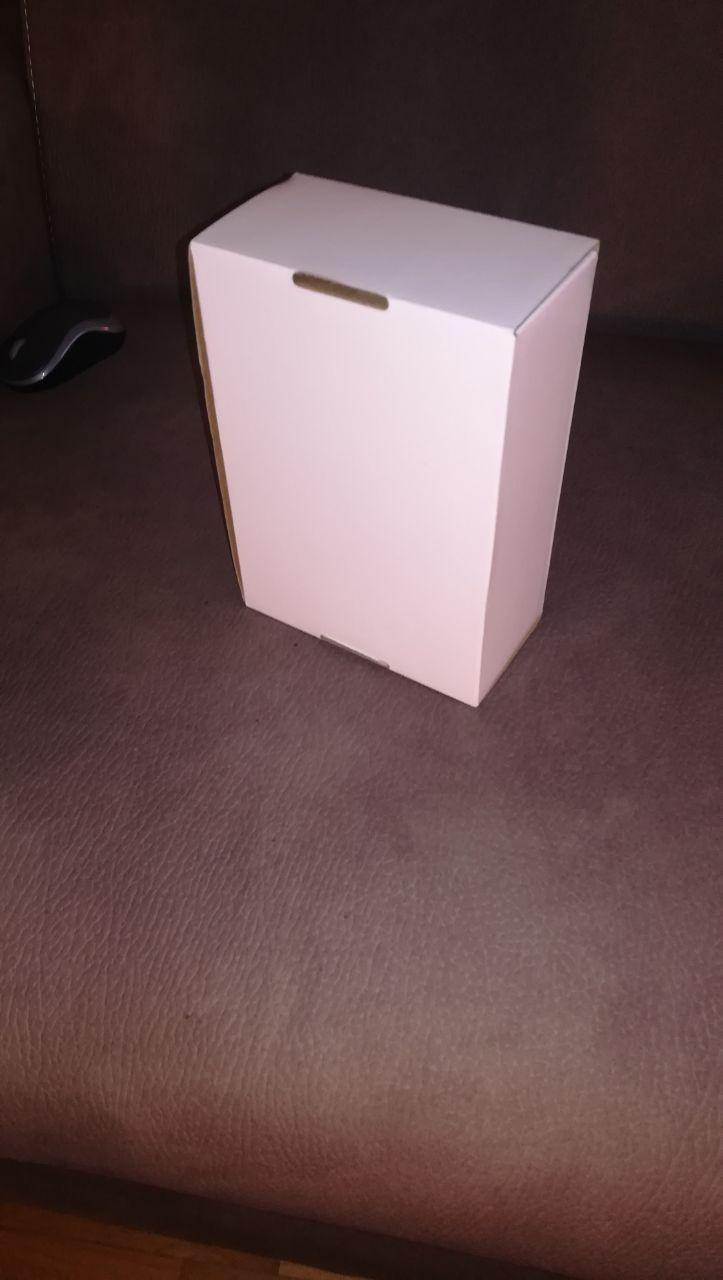
#> input picture 1-box/body/box3.jpg, 723 x 1280 px
$ jupyter execute adaptive_color_mask.ipynb
#> lines starting #> are read from the running program, lines starting #| are printed output that depends on the picture
[cell 1]
#:https://stackoverflow.com/questions/10948589/choosing-the-correct-upper-and-lower-hsv-boundaries-for-color-detection-withcv/48367205#48367205
import cv2
import numpy as np
from matplotlib import pyplot as plt
debug=0

image=cv2.cvtColor(cv2.imread('body/box3.jpg'),cv2.COLOR_BGR2RGB)

if debug:
    plt.imshow(image)
    plt.show()

#channel split
imager,imageg,imageb = cv2.split(image)
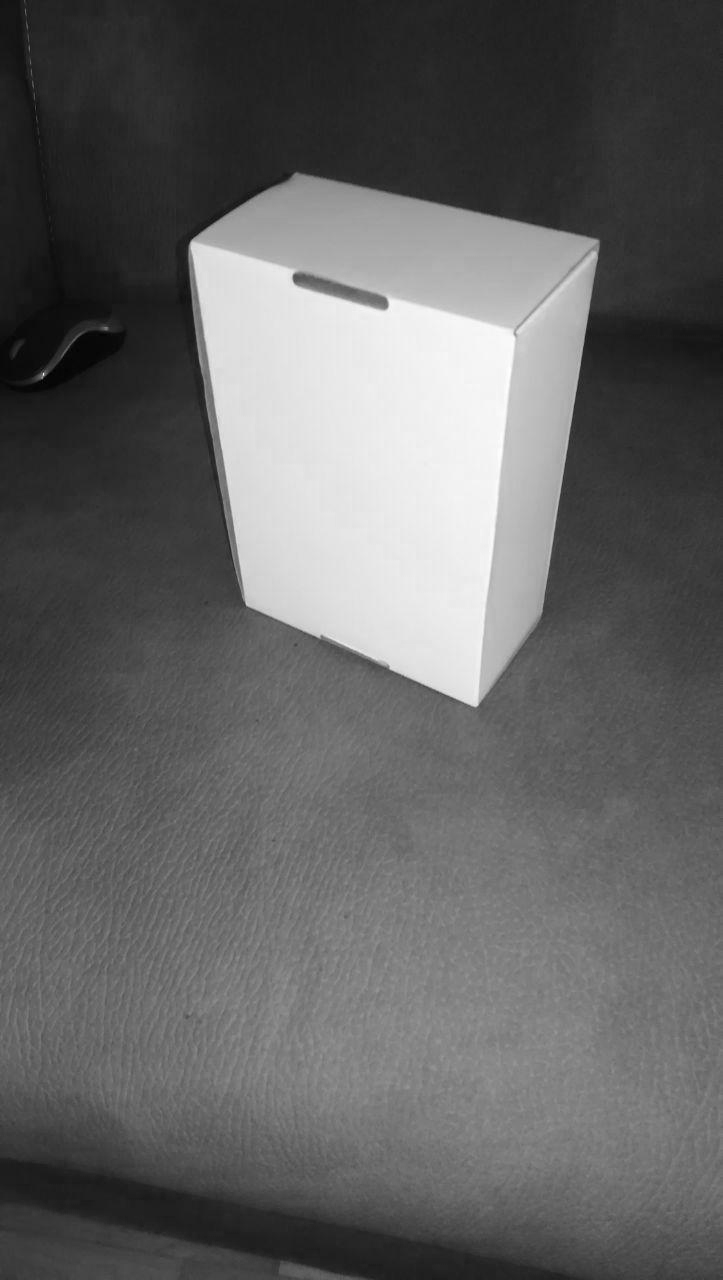
#> imager: shape (1280, 723); min 0, max 255, mean 99.4
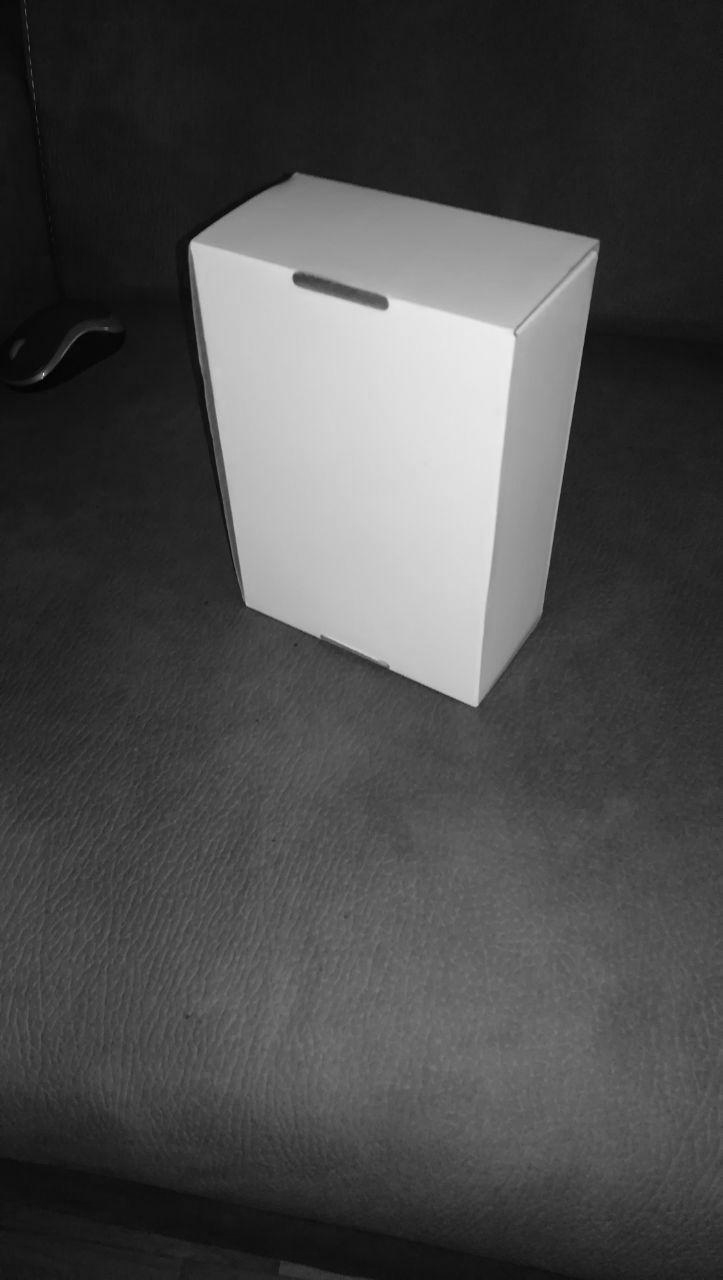
#> imageg: shape (1280, 723); min 0, max 253, mean 75.6

if debug:
    plt.imshow(imager,cmap='gray')
    plt.show()
    plt.imshow(imageg,cmap='gray')
    plt.show()
    plt.imshow(imageb,cmap='gray')
    plt.show()

#channel histograms
histr,_ = np.histogram(imager,256,[0,256])#may use imager.flatte()
#> histr = 256 values, max 16886 at index 35, min 1 at index 0, mean 3615
histg,_ = np.histogram(imageg,256,[0,256])
#> histg = 256 values, max 22140 at index 28, min 0 at index 239, mean 3615
histb,_ = np.histogram(imageb,256,[0,256])
#> histb = 256 values, max 19665 at index 24, min 0 at index 252, mean 3615
if debug:
    plt.plot(histr,color = 'r')
    plt.plot(histg,color = 'g')
    plt.plot(histb,color = 'b')
    plt.show()

#channel merging
#image=cv2.merge((r,g,b)) or (b,g,r)

$ run again, with 1-box/body/box2.jpg copied over 1-box/body/box3.jpg
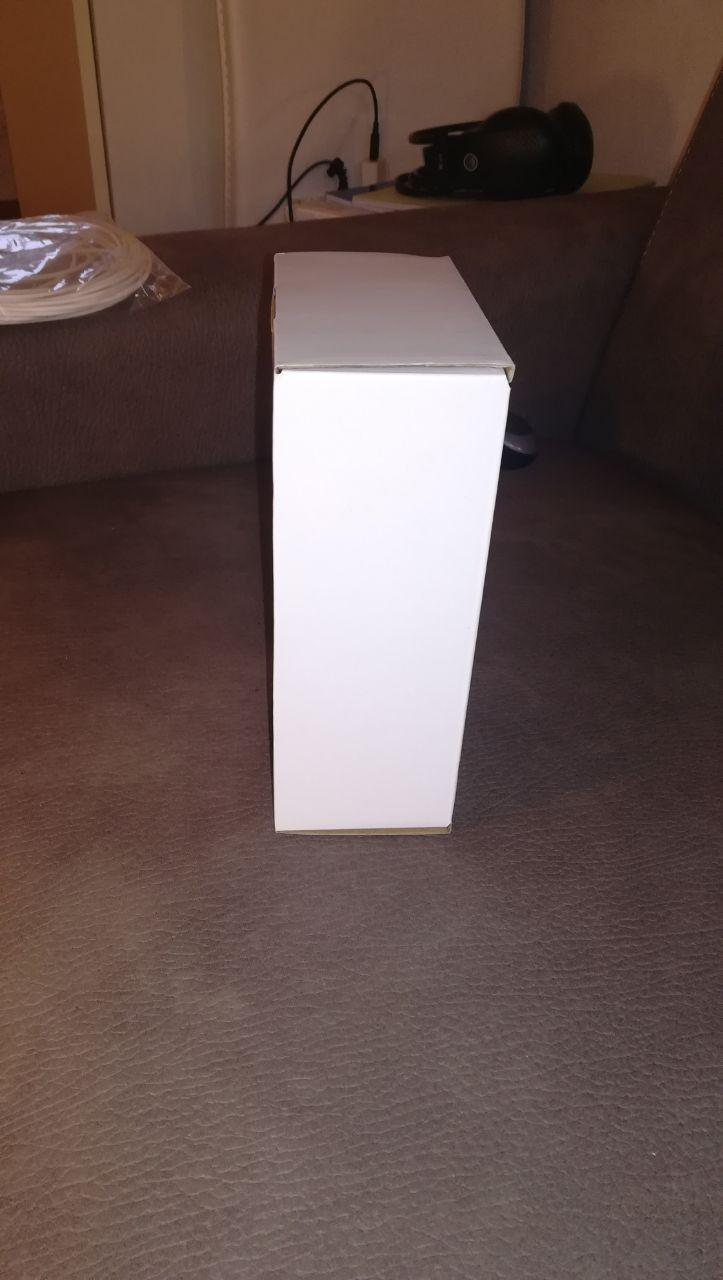
#> input picture 1-box/body/box2.jpg, 723 x 1280 px
#> `imager,imageg,imageb = cv2.split(image)`:
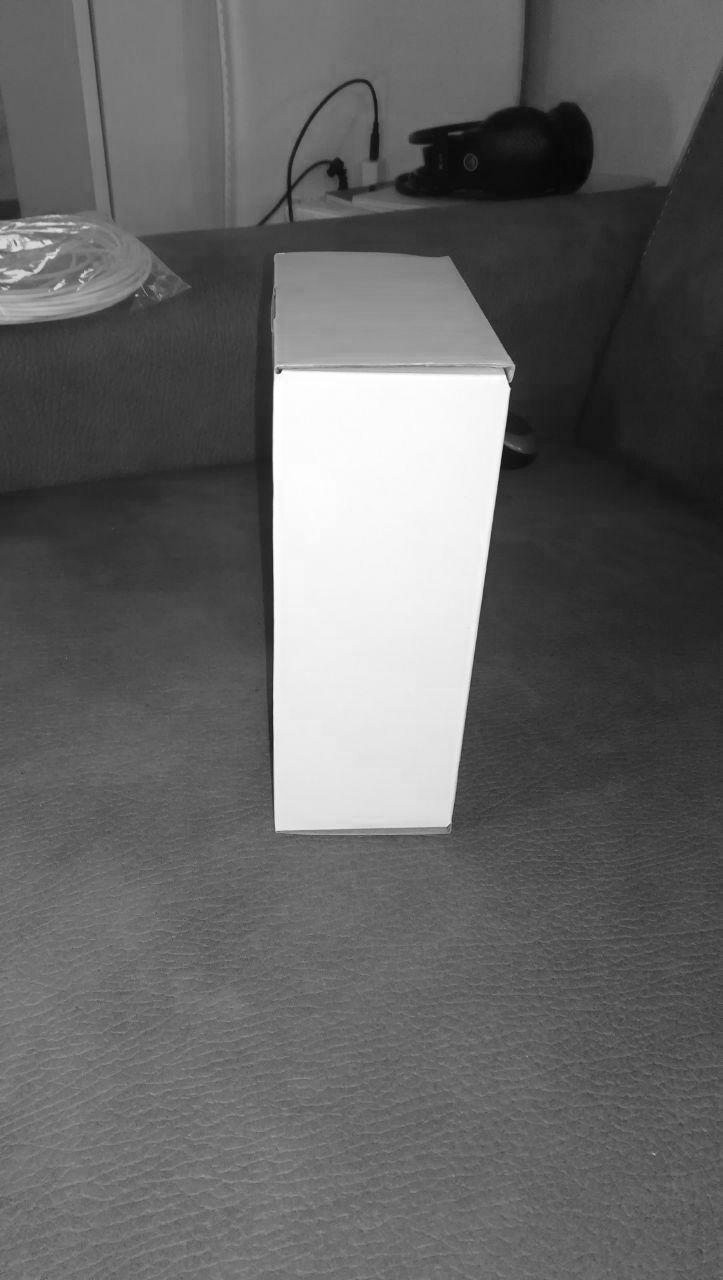
#> imager: shape (1280, 723); min 4, max 255, mean 101.3
#> `imager,imageg,imageb = cv2.split(image)`:
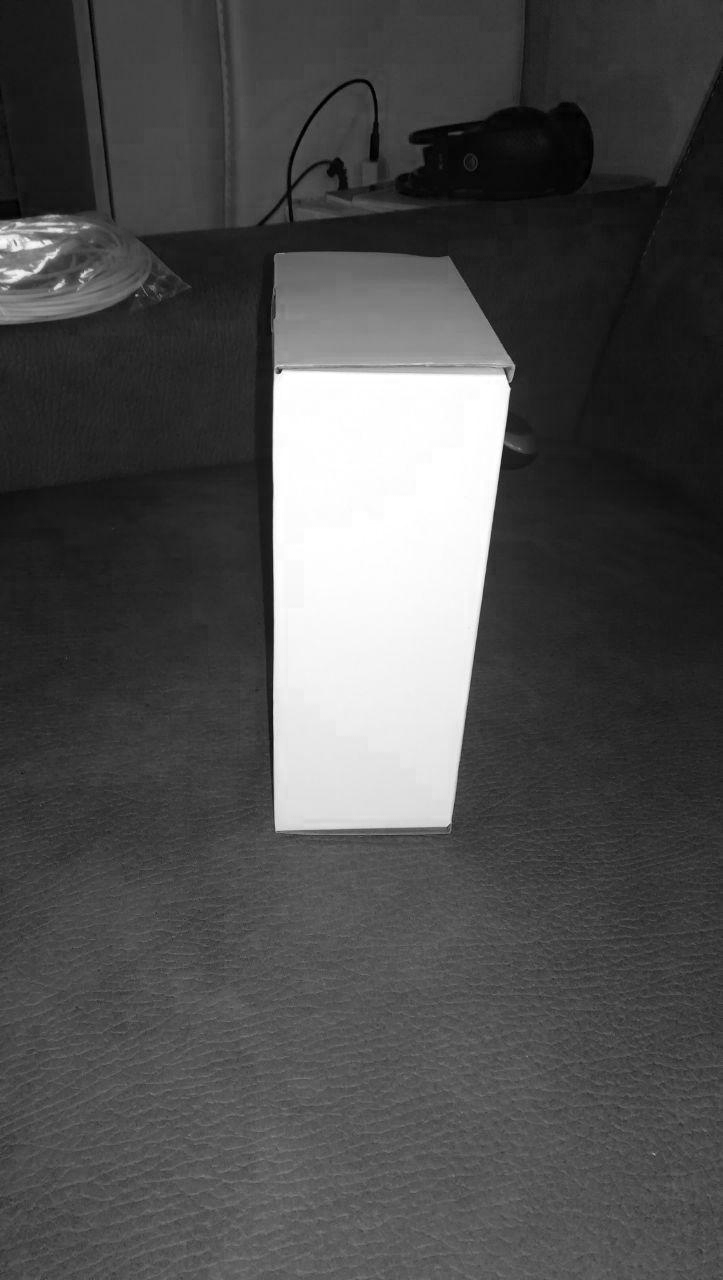
#> imageb: shape (1280, 723); min 0, max 255, mean 79
#> histr = 256 values, max 18291 at index 109, min 0 at index 0, mean 3615
#> histg = 256 values, max 18697 at index 86, min 0 at index 1, mean 3615
#> histb = 256 values, max 14637 at index 254, min 40 at index 197, mean 3615

$ run again, with 1-box/body/box4.jpg copied over 1-box/body/box3.jpg
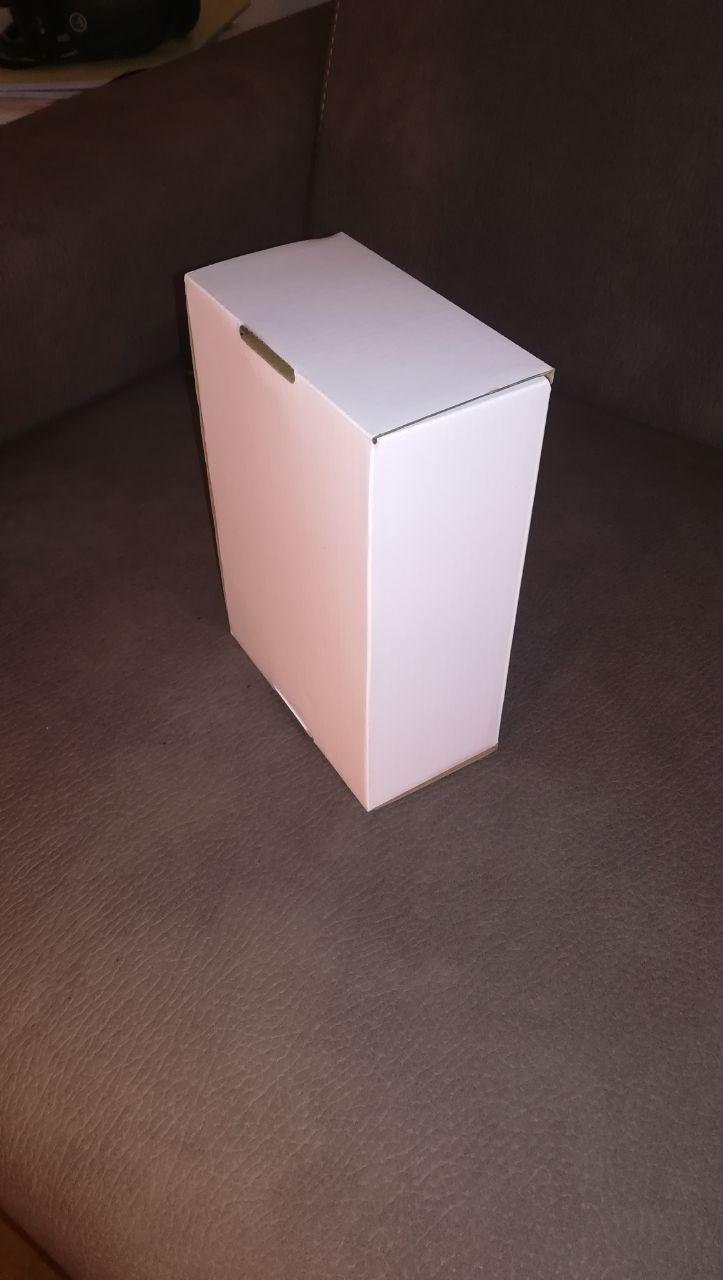
#> input picture 1-box/body/box4.jpg, 723 x 1280 px
#> `imager,imageg,imageb = cv2.split(image)`:
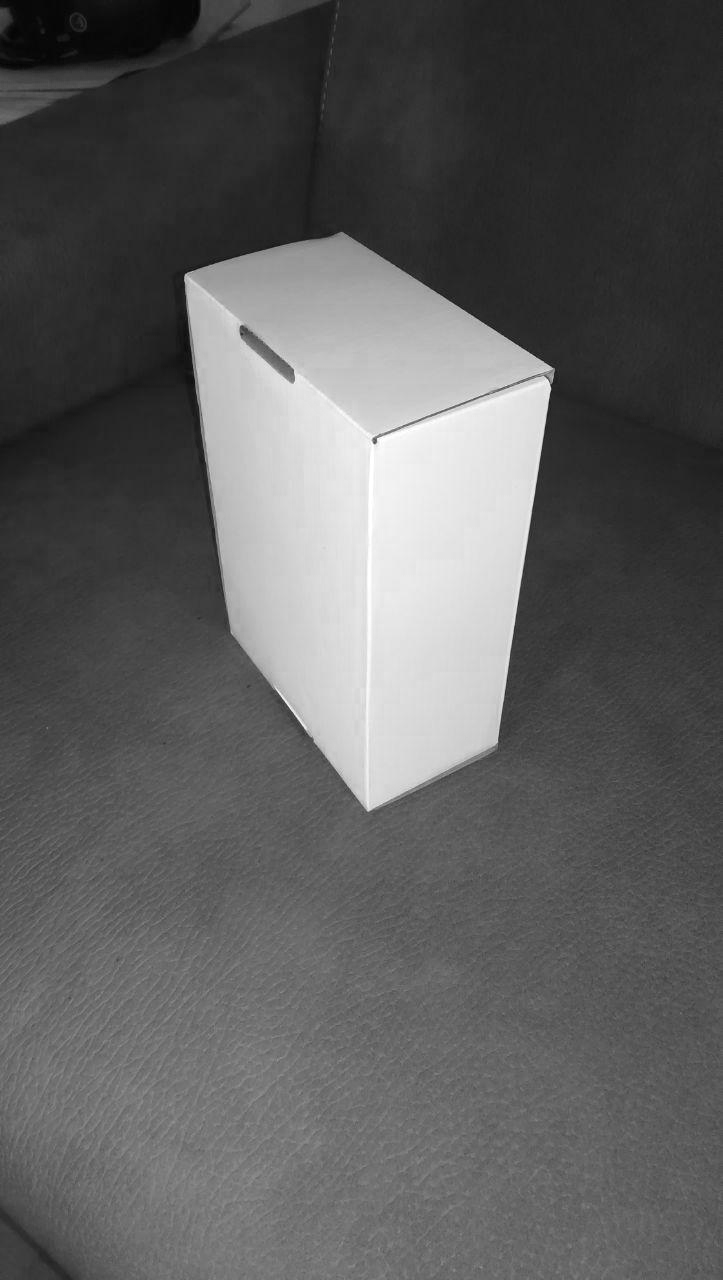
#> imager: shape (1280, 723); min 3, max 255, mean 93.6
#> `imager,imageg,imageb = cv2.split(image)`:
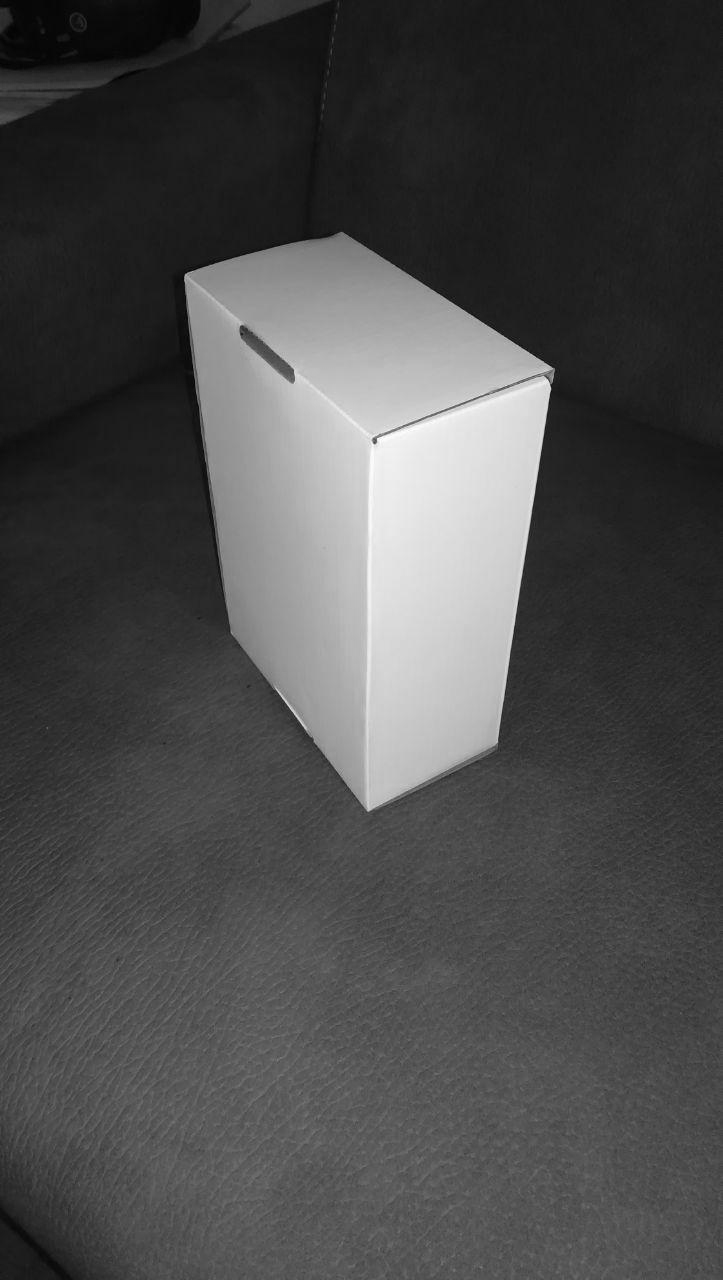
#> imageg: shape (1280, 723); min 0, max 255, mean 75.1
#> histr = 256 values, max 27004 at index 41, min 0 at index 0, mean 3615
#> histg = 256 values, max 34381 at index 28, min 1 at index 1, mean 3615
#> histb = 256 values, max 30311 at index 26, min 52 at index 113, mean 3615
